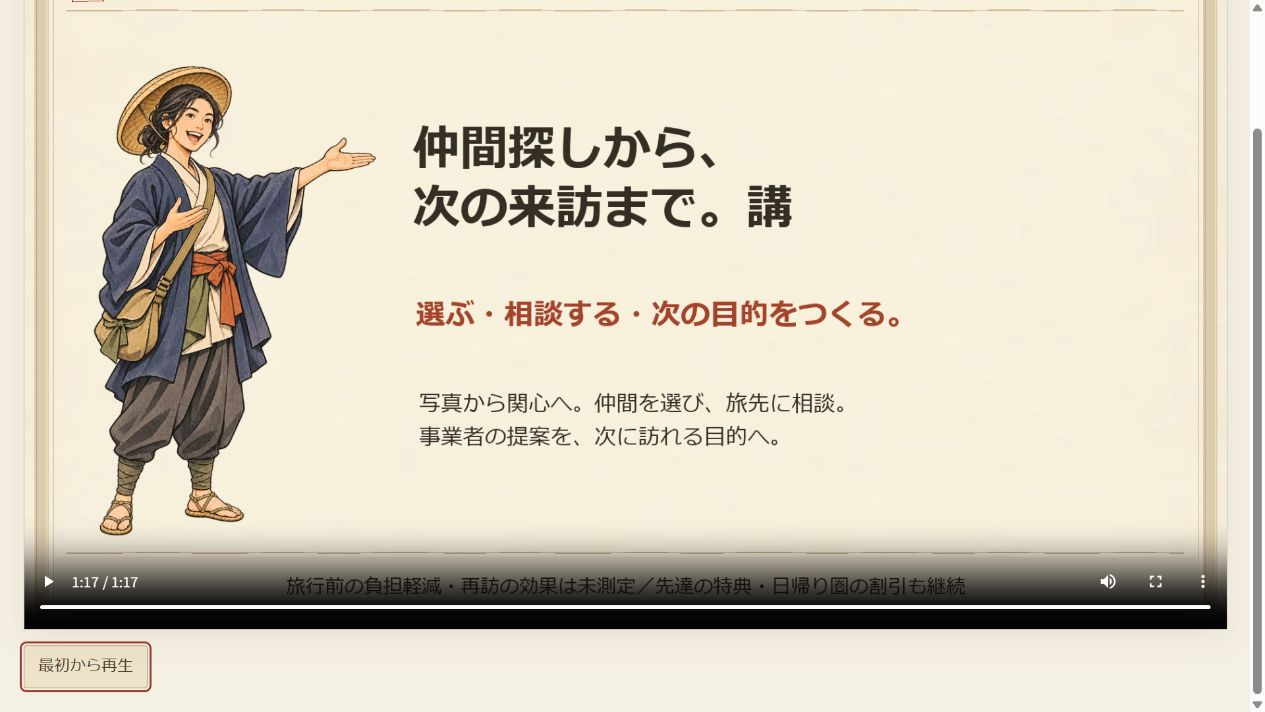
#> input picture artifacts/video-revisit/v13/browser-playback-ended.png, 1265 x 712 px
$ python -i render_revisit_v13.py   (imports and definitions only)
#> lines starting #> are read from the running program, lines starting #| are printed output that depends on the picture
"""Render the preparation-to-return story from recorded application frames.

Editorial text is separate from the captured UI. Recordings play at their
captured timing and hold their final frame; no application state is invented.
"""
from __future__ import annotations

import argparse
import hashlib
import json
import math
from functools import lru_cache

import animate_revisit_video as motion
import render_revisit_guide as guide
import render_revisit_video as art
from PIL import Image, ImageDraw, ImageOps
from revisit_operation_clips import OperationClips, fitted_frame

# [1 line that did not run here, left out]
# [1 line that did not run here, left out]
# [1 line that did not run here, left out]
# [1 line that did not run here, left out]
NUMERALS = ('一', '二', '三', '四', '五', '六', '七', '八', '九', '十', '十一', '十二')
PHONE = (150, 205, 440, 740)
WIDE = (430, 255, 1400, 690)
STAGE = (100, 105, 1720, 850)
ZOOM_BOX = (720, 275, 1060, 620)
ZOOM_REGIONS = {
    'phone-photo': [(0, (25, 380, 405, 575), 'タグ候補を確認')],
    'phone-photo-publish': [(0, (20, 90, 410, 340), '公開して保存を確認')],
    'phone-photo-profile': [(0, (25, 390, 405, 745), '自分の関心と利用許可を選ぶ')],
    'phone-match': [(0, (25, 370, 405, 830), '共通の関心から候補を探す')],
    'phone-match-selected': [(0, (25, 285, 405, 535), '誘う人を自分で選ぶ')],
    'phone-select-pottery': [(0, (25, 370, 405, 605), 'プラン名と人数を確認'),
                             (4, (25, 730, 405, 890), '料金と共有の入口を確認')],
    'phone-chat-pottery': [(0, (10, 275, 420, 585), '集合と行程を相談')],
    'phone-reflection': [(0, (25, 430, 405, 645), '利用申告と同意の条件を確認')],
    'phone-program-received': [(0, (10, 600, 420, 780), '事業者から次の体験が届く')],
    'phone-program-course': [(0, (25, 580, 405, 830), '次の工程と料金を確認')],
}
CAPTURES = []
DATA = []
BACKGROUNDS = {}


def digest(path):
    return hashlib.sha256(path.read_bytes()).hexdigest()


@lru_cache(maxsize=12)
def recordings(directory):
    return OperationClips(motion.project_path(directory))


# [151 lines left out: functions base, write_scene, capture_spec, sprite, paint_guide, render_frame and 7 more, not called in this run]


def compose(data):
    layers = WORK / 'layers'
    layers.mkdir(exist_ok=True)
    sheet = Image.new('RGB', (1920, 540 * math.ceil(len(data) / 2)), '#f7f3e8')
    for index, scene in enumerate(data):
        image, draw = base(scene, index, len(data))
        write_scene(draw, scene)
        BACKGROUNDS[index] = image.copy()
        capture_spec(image, scene)
        image.save(layers / f'scene-{index:02}.png')
        preview = paint_guide(image.copy(), scene, 1.5)
        preview.save(WORK / f'scene-{index:02}.png')
        sheet.paste(preview.resize((960, 540), Image.Resampling.LANCZOS),
                    ((index % 2) * 960, (index // 2) * 540))
    sheet.save(WORK / 'contact-sheet.jpg', quality=95)
    return layers


# [75 lines left out: functions load_scenes, verification, recording_evidence, main, not called in this run]


# [2 lines not run here, left out]

>>> import cv2
>>> picture = cv2.imread('../artifacts/video-revisit/v13/browser-playback-ended.png', cv2.IMREAD_GRAYSCALE)
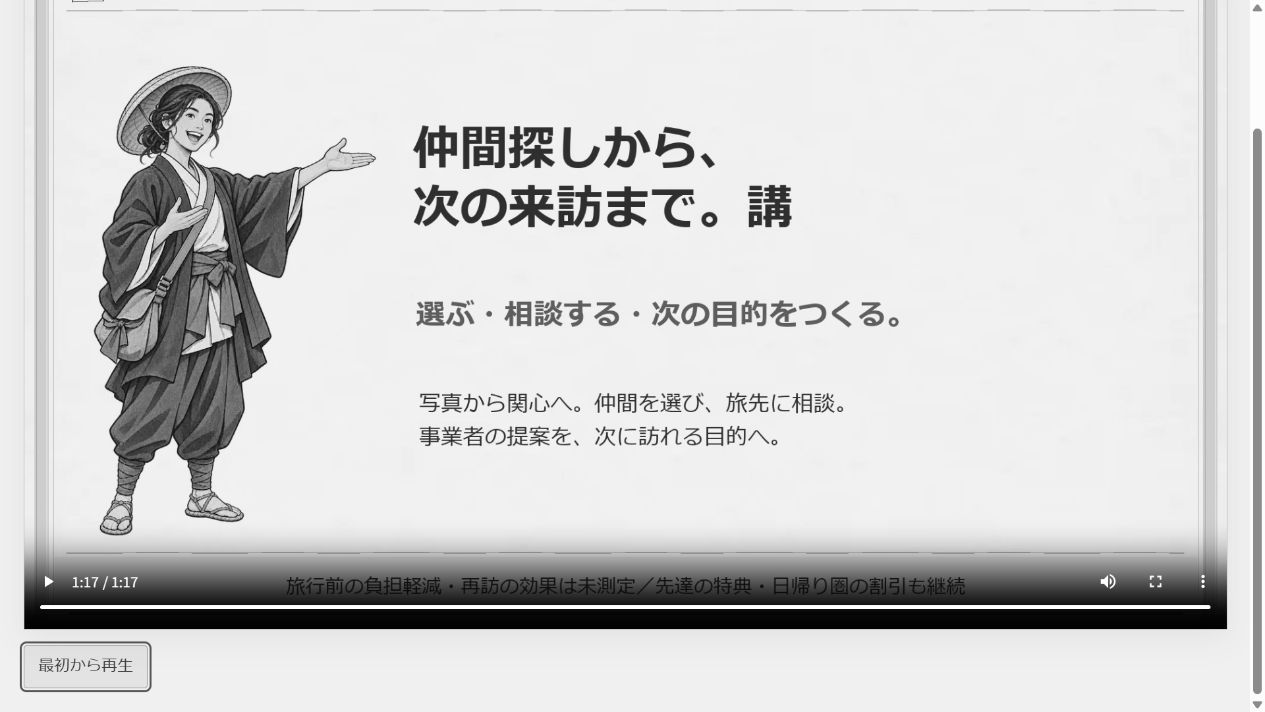
#> picture: shape (712, 1265); min 0, max 255, mean 208.3
#> (the run stopped early here; a loop or call above may not have finished)

$ run again, on artifacts/video-revisit/v13/scene-05.png
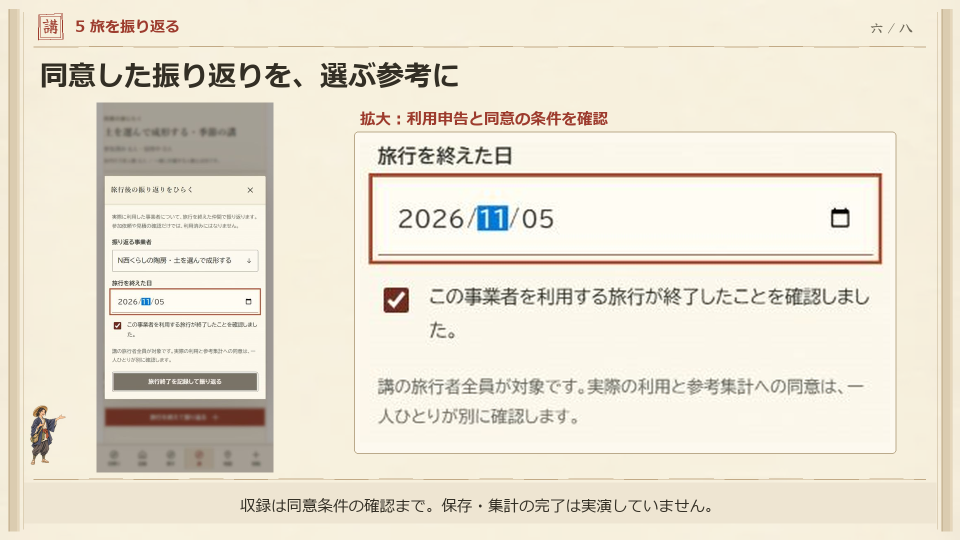
#> input picture artifacts/video-revisit/v13/scene-05.png, 1920 x 1080 px (shown at 1/2 size)
#> `picture = cv2.imread('../artifacts/video-revisit/v13/browser-playback-..`:
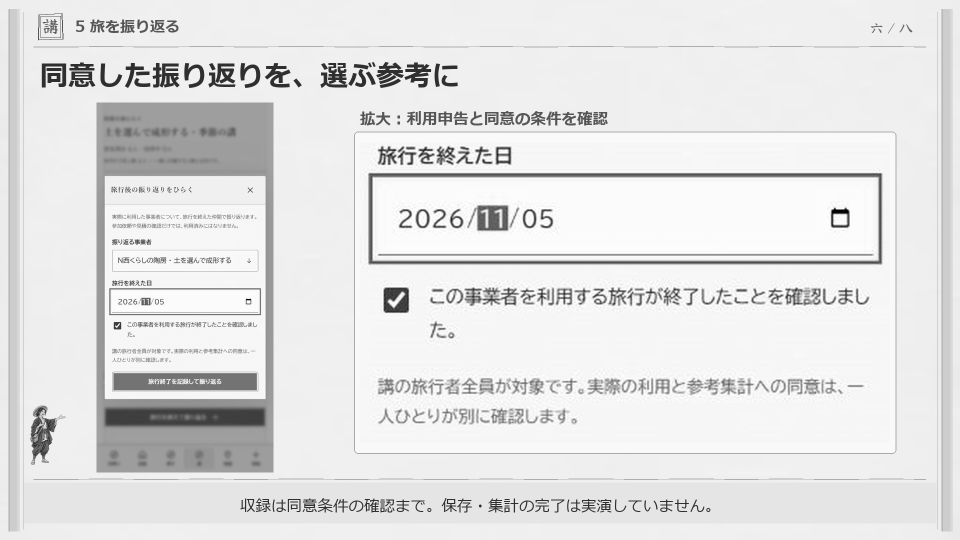
#> picture: shape (1080, 1920) (shown at 1/2 size); min 0, max 255, mean 226.4

$ run again, on artifacts/video-revisit/v13/scene-06.png
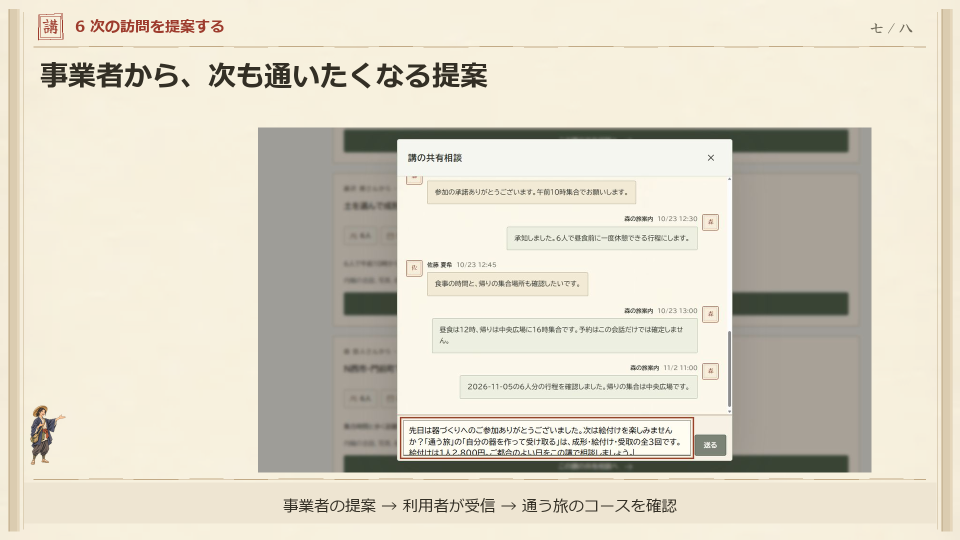
#> input picture artifacts/video-revisit/v13/scene-06.png, 1920 x 1080 px (shown at 1/2 size)
#> `picture = cv2.imread('../artifacts/video-revisit/v13/browser-playback-..`:
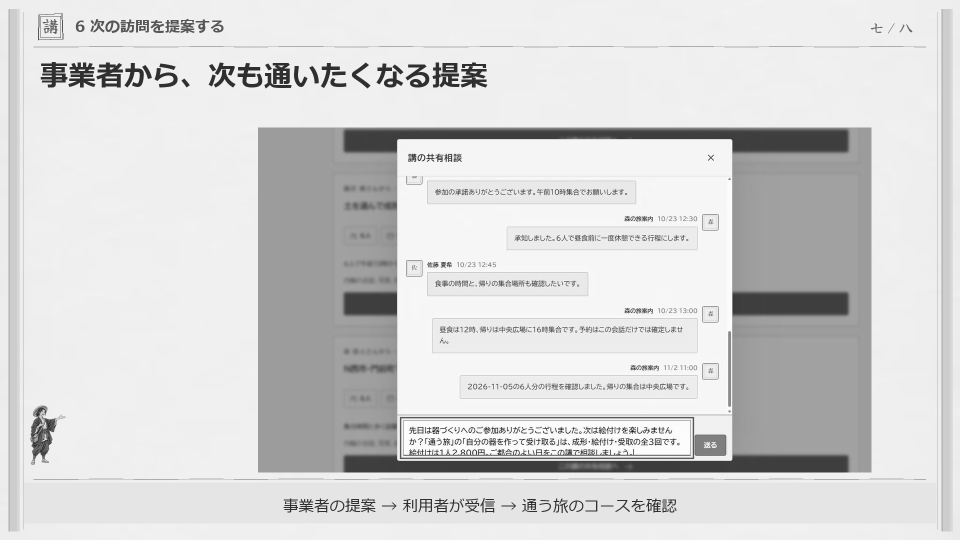
#> picture: shape (1080, 1920) (shown at 1/2 size); min 0, max 255, mean 213.4

$ run again, on artifacts/video-revisit/v13/scene-08.png
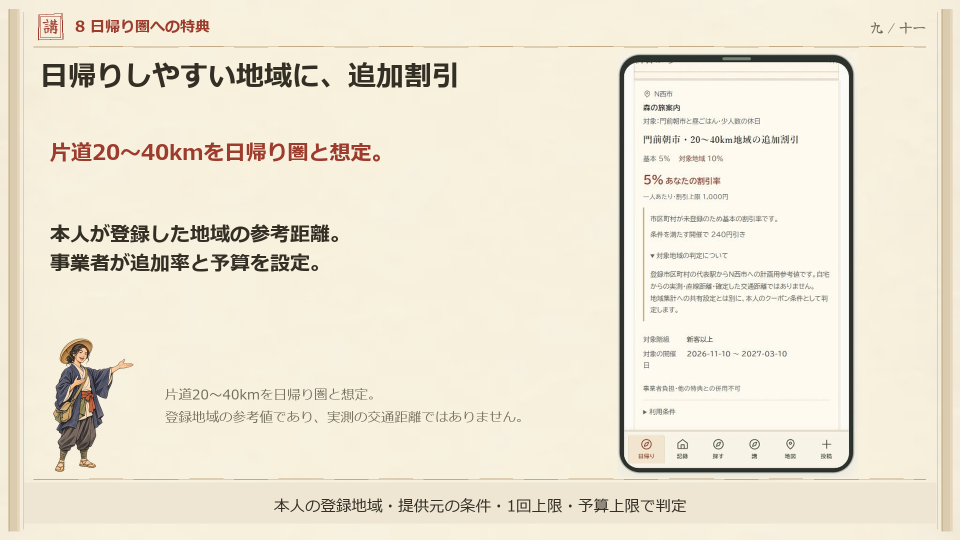
#> input picture artifacts/video-revisit/v13/scene-08.png, 1920 x 1080 px (shown at 1/2 size)
#> `picture = cv2.imread('../artifacts/video-revisit/v13/browser-playback-..`:
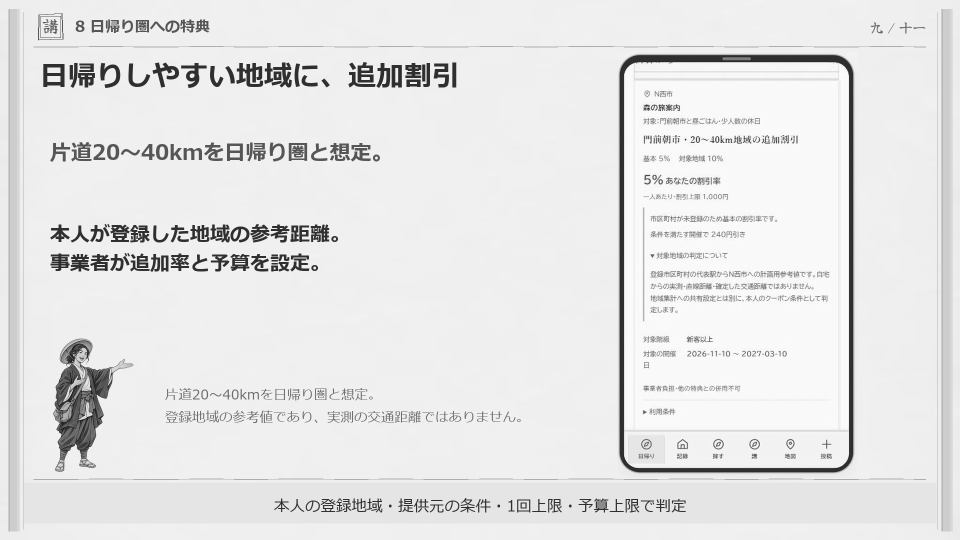
#> picture: shape (1080, 1920) (shown at 1/2 size); min 6, max 255, mean 228.9
